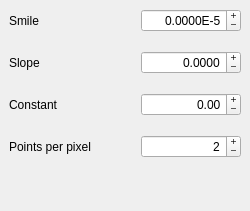
<?xml version="1.0" encoding="UTF-8"?>
<ui version="4.0">
 <class>DockWidget</class>
 <widget class="QDockWidget" name="DockWidget">
  <property name="geometry">
   <rect>
    <x>0</x>
    <y>0</y>
    <width>250</width>
    <height>211</height>
   </rect>
  </property>
  <property name="sizePolicy">
   <sizepolicy hsizetype="Minimum" vsizetype="MinimumExpanding">
    <horstretch>0</horstretch>
    <verstretch>0</verstretch>
   </sizepolicy>
  </property>
  <property name="maximumSize">
   <size>
    <width>250</width>
    <height>524287</height>
   </size>
  </property>
  <property name="windowTitle">
   <string>Slope correction</string>
  </property>
  <widget class="QWidget" name="dockWidgetContents">
   <property name="sizePolicy">
    <sizepolicy hsizetype="Minimum" vsizetype="MinimumExpanding">
     <horstretch>0</horstretch>
     <verstretch>0</verstretch>
    </sizepolicy>
   </property>
   <layout class="QVBoxLayout" name="verticalLayout">
    <property name="spacing">
     <number>1</number>
    </property>
    <property name="margin">
     <number>0</number>
    </property>
    <item>
     <widget class="QWidget" name="aWidget" native="true">
      <layout class="QHBoxLayout" name="horizontalLayout_4">
       <property name="spacing">
        <number>6</number>
       </property>
       <property name="margin">
        <number>9</number>
       </property>
       <item>
        <widget class="QLabel" name="aLabel">
         <property name="layoutDirection">
          <enum>Qt::LeftToRight</enum>
         </property>
         <property name="text">
          <string>Smile</string>
         </property>
         <property name="alignment">
          <set>Qt::AlignLeading|Qt::AlignLeft|Qt::AlignVCenter</set>
         </property>
        </widget>
       </item>
       <item>
        <spacer name="aSpacer">
         <property name="orientation">
          <enum>Qt::Horizontal</enum>
         </property>
         <property name="sizeType">
          <enum>QSizePolicy::Minimum</enum>
         </property>
         <property name="sizeHint" stdset="0">
          <size>
           <width>30</width>
           <height>20</height>
          </size>
         </property>
        </spacer>
       </item>
       <item>
        <widget class="QDoubleSpinBox" name="aSpinBox">
         <property name="minimumSize">
          <size>
           <width>100</width>
           <height>0</height>
          </size>
         </property>
         <property name="maximumSize">
          <size>
           <width>100</width>
           <height>16777215</height>
          </size>
         </property>
         <property name="alignment">
          <set>Qt::AlignRight|Qt::AlignTrailing|Qt::AlignVCenter</set>
         </property>
         <property name="buttonSymbols">
          <enum>QAbstractSpinBox::PlusMinus</enum>
         </property>
         <property name="suffix">
          <string>E-5</string>
         </property>
         <property name="decimals">
          <number>4</number>
         </property>
         <property name="minimum">
          <double>-10.000000000000000</double>
         </property>
         <property name="maximum">
          <double>10.000000000000000</double>
         </property>
         <property name="singleStep">
          <double>0.020000000000000</double>
         </property>
        </widget>
       </item>
      </layout>
     </widget>
    </item>
    <item>
     <widget class="QWidget" name="bWidget" native="true">
      <layout class="QHBoxLayout" name="horizontalLayout_3">
       <item>
        <widget class="QLabel" name="bLabel">
         <property name="text">
          <string>Slope</string>
         </property>
        </widget>
       </item>
       <item>
        <spacer name="bSpacer">
         <property name="orientation">
          <enum>Qt::Horizontal</enum>
         </property>
         <property name="sizeType">
          <enum>QSizePolicy::Minimum</enum>
         </property>
         <property name="sizeHint" stdset="0">
          <size>
           <width>30</width>
           <height>20</height>
          </size>
         </property>
        </spacer>
       </item>
       <item>
        <widget class="QDoubleSpinBox" name="bSpinBox">
         <property name="minimumSize">
          <size>
           <width>100</width>
           <height>0</height>
          </size>
         </property>
         <property name="maximumSize">
          <size>
           <width>100</width>
           <height>16777215</height>
          </size>
         </property>
         <property name="alignment">
          <set>Qt::AlignRight|Qt::AlignTrailing|Qt::AlignVCenter</set>
         </property>
         <property name="buttonSymbols">
          <enum>QAbstractSpinBox::PlusMinus</enum>
         </property>
         <property name="decimals">
          <number>4</number>
         </property>
         <property name="minimum">
          <double>-99.000000000000000</double>
         </property>
         <property name="singleStep">
          <double>0.001000000000000</double>
         </property>
        </widget>
       </item>
      </layout>
     </widget>
    </item>
    <item>
     <widget class="QWidget" name="cWidget" native="true">
      <layout class="QHBoxLayout" name="horizontalLayout">
       <item>
        <widget class="QLabel" name="cLabel">
         <property name="text">
          <string>Constant</string>
         </property>
        </widget>
       </item>
       <item>
        <spacer name="cSpacer">
         <property name="orientation">
          <enum>Qt::Horizontal</enum>
         </property>
         <property name="sizeType">
          <enum>QSizePolicy::Minimum</enum>
         </property>
         <property name="sizeHint" stdset="0">
          <size>
           <width>30</width>
           <height>20</height>
          </size>
         </property>
        </spacer>
       </item>
       <item>
        <widget class="QDoubleSpinBox" name="cSpinBox">
         <property name="minimumSize">
          <size>
           <width>100</width>
           <height>0</height>
          </size>
         </property>
         <property name="maximumSize">
          <size>
           <width>100</width>
           <height>16777215</height>
          </size>
         </property>
         <property name="alignment">
          <set>Qt::AlignRight|Qt::AlignTrailing|Qt::AlignVCenter</set>
         </property>
         <property name="buttonSymbols">
          <enum>QAbstractSpinBox::PlusMinus</enum>
         </property>
         <property name="minimum">
          <double>-2048.000000000000000</double>
         </property>
         <property name="maximum">
          <double>2048.000000000000000</double>
         </property>
         <property name="singleStep">
          <double>10.000000000000000</double>
         </property>
        </widget>
       </item>
      </layout>
     </widget>
    </item>
    <item>
     <widget class="QWidget" name="oversamplingCB" native="true">
      <layout class="QHBoxLayout" name="horizontalLayout_2">
       <item>
        <widget class="QLabel" name="oversamplingLabel">
         <property name="text">
          <string>Points per pixel</string>
         </property>
        </widget>
       </item>
       <item>
        <spacer name="oversamplingSpacer">
         <property name="orientation">
          <enum>Qt::Horizontal</enum>
         </property>
         <property name="sizeType">
          <enum>QSizePolicy::Minimum</enum>
         </property>
         <property name="sizeHint" stdset="0">
          <size>
           <width>30</width>
           <height>20</height>
          </size>
         </property>
        </spacer>
       </item>
       <item>
        <widget class="QSpinBox" name="oversampSpinBox">
         <property name="minimumSize">
          <size>
           <width>100</width>
           <height>0</height>
          </size>
         </property>
         <property name="maximumSize">
          <size>
           <width>100</width>
           <height>16777215</height>
          </size>
         </property>
         <property name="alignment">
          <set>Qt::AlignRight|Qt::AlignTrailing|Qt::AlignVCenter</set>
         </property>
         <property name="buttonSymbols">
          <enum>QAbstractSpinBox::PlusMinus</enum>
         </property>
         <property name="minimum">
          <number>1</number>
         </property>
         <property name="maximum">
          <number>10</number>
         </property>
         <property name="value">
          <number>2</number>
         </property>
        </widget>
       </item>
      </layout>
     </widget>
    </item>
    <item>
     <spacer name="verticalSpacer">
      <property name="orientation">
       <enum>Qt::Vertical</enum>
      </property>
      <property name="sizeType">
       <enum>QSizePolicy::Expanding</enum>
      </property>
      <property name="sizeHint" stdset="0">
       <size>
        <width>20</width>
        <height>1</height>
       </size>
      </property>
     </spacer>
    </item>
   </layout>
  </widget>
 </widget>
 <resources/>
 <connections/>
</ui>
